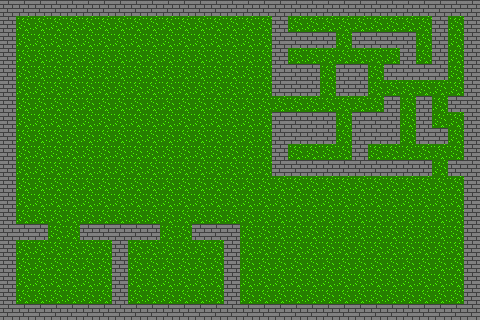

A 2D game scene composited from a Tiled map and its tileset images. What follows is a short description and the map's XML, with each tile layer's data collapsed to a summary:
An orthogonal 30x20 tile map with 16x16 px tiles, 1 tile layer (Tile Layer 1), 2 tilesets and 3 objects (entity).

<map version="1.0" orientation="orthogonal" width="30" height="20" tilewidth="16" tileheight="16">
 <tileset firstgid="1" name="floor" tilewidth="16" tileheight="16">
  <image source="../tex/tilesets/floor.png" width="128" height="128" />
 </tileset>
 <tileset firstgid="65" name="solid" tilewidth="16" tileheight="16">
  <properties>
   <property name="solid" value="true" />
  </properties>
  <image source="../tex/tilesets/solid.png" width="128" height="128" />
 </tileset>
 <layer name="Tile Layer 1" width="30" height="20">
  <data>[600 cells, 600 non-empty, 2 distinct tile ids]</data>
 </layer>
 <objectgroup name="Object Layer 1" width="30" height="20">
  <object x="48" y="272" width="16" height="16">
   <properties>
    <property name="name" value="bat" />
    <property name="type" value="entity" />
   </properties>
   <ellipse />
  </object>
  <object type="entity" x="176" y="272" width="16" height="16">
   <properties>
    <property name="name" value="bat" />
    <property name="type" value="entity" />
   </properties>
   <ellipse />
  </object>
  <object x="32" y="32" width="16" height="16">
   <properties>
    <property name="spawn" value="0" />
    <property name="type" value="player" />
   </properties>
  </object>
 </objectgroup>
</map>